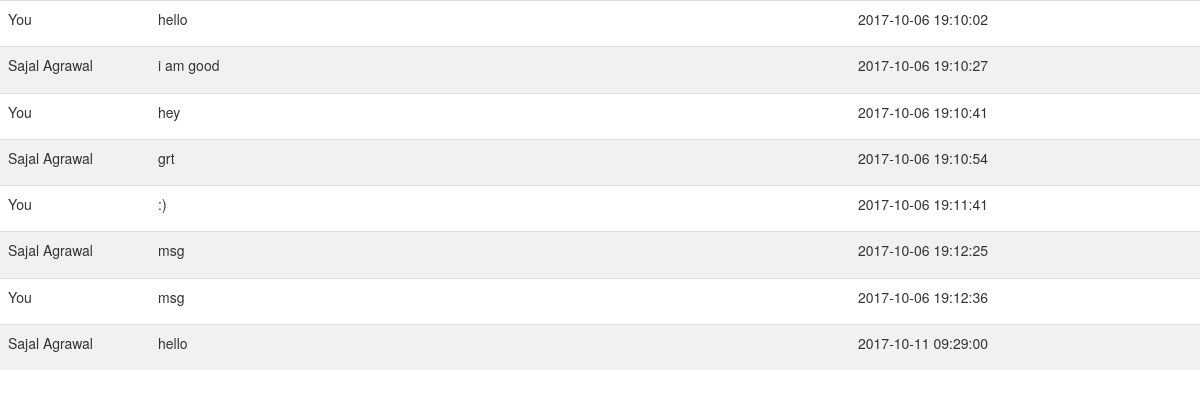
The app's page /SocialNetwork/msgTable.php?id=1 (signed in) with its own data.
### tables this page shows
CREATE TABLE `messages` (
  `mid` int(11) NOT NULL,
  `sendId` int(10) DEFAULT NULL,
  `recId` int(10) DEFAULT NULL,
  `msg` text NOT NULL,
  `time` timestamp NULL DEFAULT CURRENT_TIMESTAMP
);

CREATE TABLE `users` (
  `id` int(10) NOT NULL,
  `name` varchar(20) DEFAULT NULL,
  `email` varchar(20) DEFAULT NULL,
  `password` varchar(255) DEFAULT NULL,
  `contact` varchar(10) DEFAULT NULL,
  `dob` date DEFAULT NULL,
  `city` varchar(20) DEFAULT NULL,
  `country` varchar(20) DEFAULT NULL,
  `pincode` varchar(10) DEFAULT NULL,
  `image` varchar(256) DEFAULT 'UploadImages/defaultUser.PNG',
  `type` varchar(100) DEFAULT 'image/PNG',
  `ename` varchar(100) DEFAULT 'defaultUser.PNG'
);

### SocialNetwork/msgTable.php (the view, shortened to what this page needs)
<?php
    require 'connection.php';
      $recId=$_GET['id'];
      $senderId=$_SESSION['id'];
?>
<!DOCTYPE HTML>
<html>
    <head>
        <link rel="stylesheet" href="bootstrap/css/bootstrap.min.css" type="text/css">
        <link rel="stylesheet" href="css/style.css" type="text/css">
    <body>
<table  class="table table-responsive">
                   <col width="150">
                   <col width="400">
                   <col width="300">
                    <tbody>
                    <?php
                    $message_query="select * from messages where (sendId='$senderId' and recId='$recId') or (sendId='$recId' and recId='$senderId') order by mid ";
                    $message_query_result=mysqli_query($con,$message_query);
                    $recName_query="select name from users where id='$recId'";
                    $recName_query_result=mysqli_query($con,$recName_query) or die(mysqli_error($con));
                    $recName_row=mysqli_fetch_array($recName_query_result);
                    $recName=$recName_row['name'];
                    while($row=mysqli_fetch_array($message_query_result)){
                        $msg=$row['msg'];
                        $sender=$row['sendId'];
                        $time=$row['time'];
                        if($sender==$senderId){
                            ?>
                            <tr>
                                <td><?php echo "You"?></td>
                                <td><?php echo $msg?><td>
                                <td><?php echo $time?></td>
                            </tr>
                            <?php
                        }else{
                            ?>
                            <tr style="background:#f1f1f2; ">
                                <td><?php echo $recName?></td>
                                <td><?php echo $msg?><td>
                                <td><?php echo $time?></td>
                            </tr>
                            <?php
                        }
                    }
                ?>
                </tbody></table>
    </body>
</html>

### SocialNetwork/css/style.css (style rules this page uses)
html { min-height:100%; position:relative; }
td { font-size:18px; }

### SocialNetwork/msgTable.php (style rules this page uses)
td { font-size:14px; }
table { height:370px; }

### records on screen
messages: msg "hello", time "2017-10-06 19:10:02"
messages: msg "i am good", time "2017-10-06 19:10:27"
users: name "Sajal Agrawal"
messages: msg "hey", time "2017-10-06 19:10:41"
messages: msg "grt", time "2017-10-06 19:10:54"
messages: msg ":)", time "2017-10-06 19:11:41"
messages: msg "msg", time "2017-10-06 19:12:25"
messages: msg "msg", time "2017-10-06 19:12:36"
messages: msg "hello", time "2017-10-11 09:29:00"
